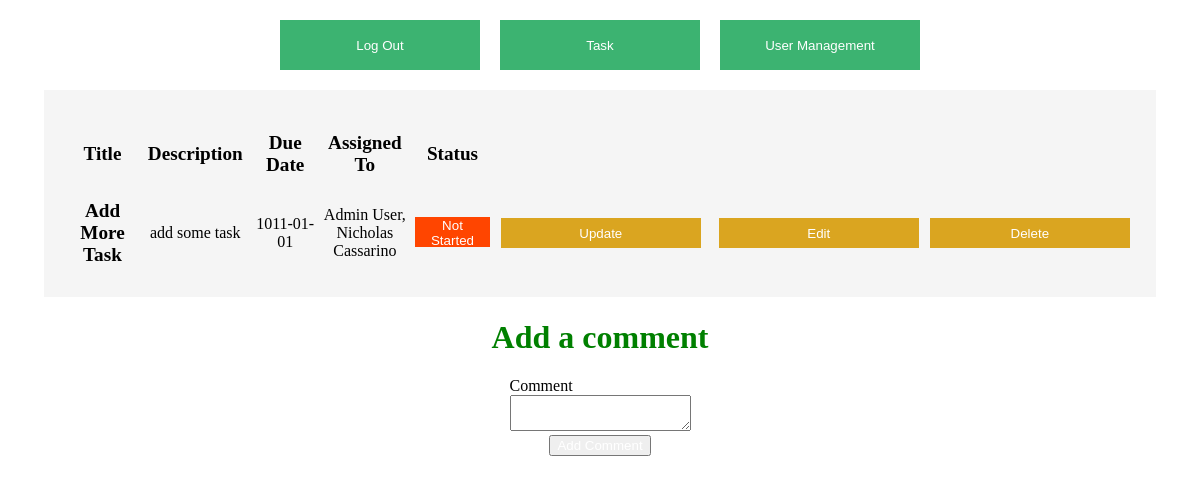
Before: /viewTask/1 (signed in) with the older database file.
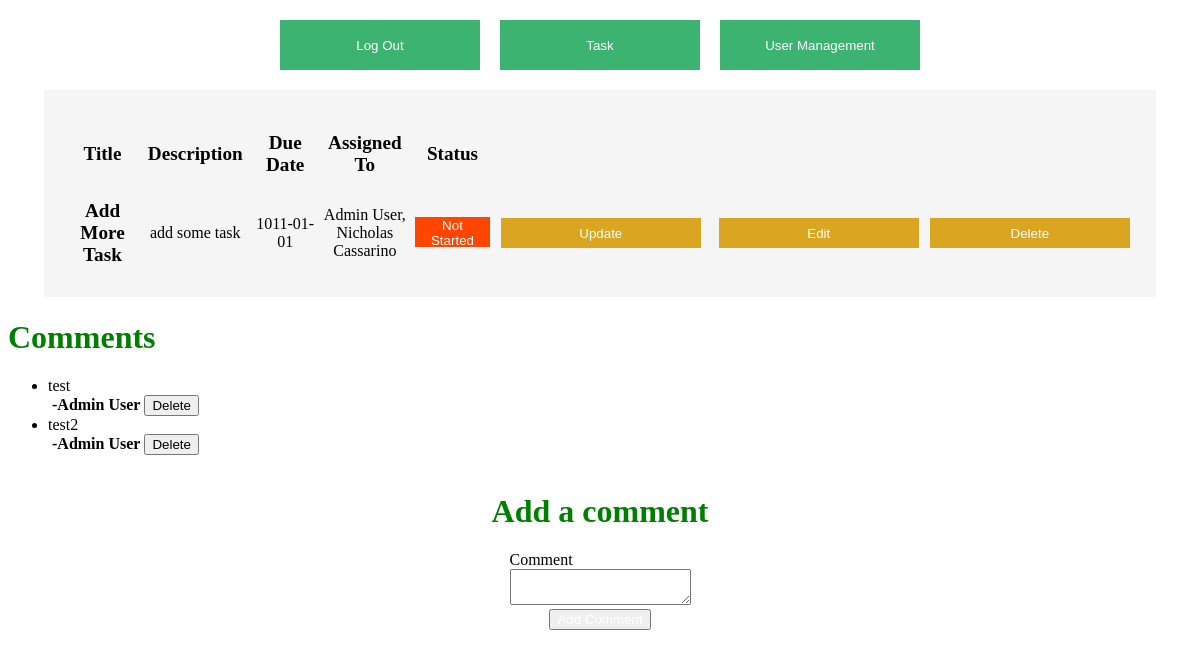
After: the same page with the newer database file.
### models.py (models this page shows, shortened)
class Todo(db.Model):
    id = db.Column(db.Integer, primary_key=True)
    title = db.Column(db.String(100))
    description = db.Column(db.String(4150))
    assigned = db.Column(db.String(100))
    due = db.Column(db.Date)
    complete = db.Column(db.Integer)
    createdBy = db.Column(db.Integer)
    comments = db.relationship("Comment", backref="comment", cascade="all, delete-orphan", lazy=True)

class Comment(db.Model):
    id = db.Column(db.Integer, primary_key=True)
    content = db.Column(db.VARCHAR, nullable=False)
    todo_id = db.Column(db.Integer, db.ForeignKey("todo.id"), nullable=False)
    user_id = db.Column(db.Integer, db.ForeignKey("user.id"), nullable=False)

class User(db.Model):
    id = db.Column(db.Integer, primary_key=True)
    name = db.Column(db.String(4150))
    email = db.Column(db.String(4150), unique=True)
    username = db.Column(db.String(100), unique=True)
    password = db.Column(db.String(100))
    access = db.Column(db.Boolean)  # True if admin, False otherwise
    pinnedTask = db.Column(db.String(4150))

### app.py (the view)
@app.route('/viewTask/<int:task_id>')
def viewTask(task_id):
    global user
    user_list = User.query.all()
    if user == User:
        return redirect(url_for('login'))
    else:
        form = CommentForm()
        return render_template('viewTask.html', user=user,user_list=user_list, todo=Todo.query.filter_by(id=task_id).first(),form=form)

### forms.py
class CommentForm(FlaskForm):
    class Meta:
        csrf = False
    comment = TextAreaField('Comment', validators=[Length(min=1)])
    submit = SubmitField('Add Comment')

### templates/viewTask.html (shortened to what this page needs)
<!DOCTYPE html>
<html lang="en">
<head>
    <link rel="stylesheet" href="../static/main.css">
</head>
<body>
<div class="top-contain view-page">
    <a href="/logout">
        <button class="top-bar">Log Out</button>
    </a>
    <a href="/task">
        <button class="top-bar">Task</button>
    </a>
    {% if user.access==1 %}
        <a href="/ViewUsers">
            <button class="top-bar">User Management</button>
        </a>{% endif %}
</div>
    <div id="todo" class="todo">
        <table>
            <thead>
                <th>Title</th>
                <th>Description</th>
                <th>Due Date</th>
                <th>Assigned To</th>
                <th>Status</th>
                <th></th>
                <th></th>
            </thead>
            <tbody>
                <tr>
                    <td class="title">{{ todo.title }}</td>
                    <td>{{ todo.description }}</td>
                    <td>{{ todo.due }}</td>
                    <td>{{ todo.assigned }}</td>
                    <td>{% if todo.complete == 0 %}
                        <button class="notStarted">Not Started</button>
                    {% elif todo.complete == 1 %}
                        <button class="inProgress">In Progress</button>
                    {% else %}
                        <button class="complete">Complete</button>
                    {% endif %}</td>
                    <td><a href="/update/{{ todo.id }}">
                        <button>Update</button>
                    </a></td>
                    {% if todo.createdBy == user.id or user.access == 1 %}
                        <td><a href="/editTask/{{ todo.id }}">
                            <button>Edit</button>
                        </a></td>
                        <td><a href="/delete/{{ todo.id }}">
                            <button>Delete</button>
                        </a></td>
                    {% endif %}</tr>
            </tbody>
        </table>
    </div>
    {% if todo.comments %}
  {% if todo.comments|length > 0 %}
    <h1>Comments</h1>
    <ul>
    {% for comment in todo.comments %}
        {% for commentUser in user_list %}
            {% if commentUser.id==comment.user_id %}
                <li>{{ comment.content }} <b><br>&nbsp;-{{ commentUser.name }}</b> {% if user.access==1 or comment.user_id==user.id or todo.createdBy==user.id%}<a href="/deleteComment/{{ comment.id }}"><button>Delete</button></a>{% endif %}</li>
            {% endif %}
            {% endfor %}
    {% endfor %}
    </ul>
  {% endif %}
{% endif %}
<form action="{{ url_for('new_comment', task_id=todo.id) }}" method="post">
  <div class="register-container">
    <h1>Add a comment</h1>
    <div >
      {{ form.comment.label }} <br/> {{ form.comment }}
    </div>
    {{ form.submit }}
  </div>
</form>
</body>
</html>

### static/main.css (style rules this page uses)
h1 { color: green; }
label:not(.ex) { display: block; float: left; width: 120px; }
th { font-size: larger; height: 75px; width: 550px; }
td { height: 75px; }
td > a > button:not(.exclude) { width: 200px; height: 30px; background-color: goldenrod; border-style: none; color: white; }
a { text-decoration: none; }
.todo { text-align: center; background-color: whitesmoke; width: 90%; margin-left: auto; margin-right: auto; padding: 2%; }
.notStarted { background-color: orangered; border-style: none; color: white; height: 30px; }
.title { font-weight: bold; font-size: larger; }
.top-bar { background-color: mediumseagreen; border-style: none; color: white; height: 50px; width: 200px; margin-right: 10px; margin-left: 10px; }
.top-contain { margin-top: 20px; display: flex; justify-content: center; }
input[type="submit"] { color: white; }
.register-container { display: flex; flex-direction: column; justify-content: center; align-items: center; }
.view-page { margin-bottom: 20px; }

Changed rows visible on the page:
added Comment: content "test"
now on this page (row edited): User: name "Admin User"
added Comment: content "test2"
Other visible differences:
text now shown: "Comments"
